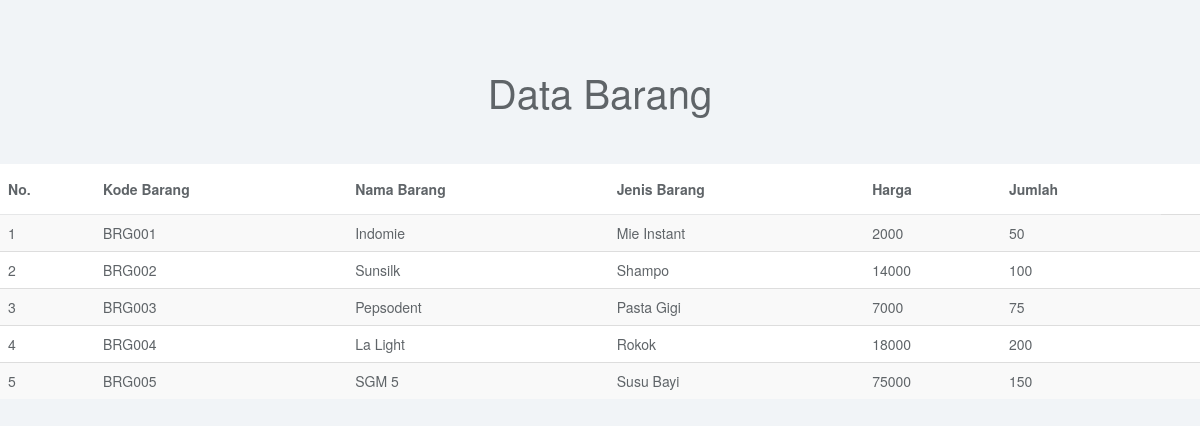
/laporan_barang.php, run on the app's committed database.
### tables this page shows
CREATE TABLE IF NOT EXISTS `barang` (
  `KodeBarang` varchar(10) NOT NULL DEFAULT '',
  `NamaBarang` varchar(50) DEFAULT NULL,
  `JenisBarang` varchar(20) DEFAULT NULL,
  `Harga` int(11) DEFAULT NULL,
  `Jumlah` int(11) DEFAULT NULL
);

### laporan_barang.php (the view, shortened to what this page needs)
<!doctype html>
<html>
<head>
<link href="css/bootstrap.min.css" rel="stylesheet">
<link href="css/datepicker3.css" rel="stylesheet">
<link href="css/styles.css" rel="stylesheet">
</head>
<body>
<div class="col-sm-20">
    	<h1 style="text-align: center;">Data Barang</h1>
        <br>
        <br>
         <div class="table-responsive">
         	<table class="table table-striped" >
            	<thead>
                	<tr>
                    	<th>No.</th>
                        <th>Kode Barang</th>
                        <th>Nama Barang</th>
                        <th>Jenis Barang</th>
                        <th>Harga</th>
                        <th>Jumlah</th>
                    </tr>
                 </thead>
                 <tbody>
                 		<?php
							$batas = 10;
			if (isset($_GET['hal'])) {
				$hal = ($_GET['hal']);
				$posisi = ($hal-1) *$batas;
			} else{
				$posisi = 0;
			}
   		if (isset($_POST['btnCari'])) {
			$sql = mysql_query("SELECT * FROM Barang WHERE NamaBarang LIKE '%".$_POST['txtCari']."%'
			ORDER BY KodeBarang LIMIT $posisi, $batas") or die (mysql_error());
		}
		else{
			$sql = mysql_query("SELECT * FROM Barang ORDER BY KodeBarang LIMIT $posisi, $batas")
			or die (mysql_error());
		}
							$no=1;
							while ($data = mysql_fetch_array($sql)) {
						?>
                        <tr>
                        	<td><?php echo $no; ?></td>
                            <td><?php echo $data['KodeBarang']; ?></td>
                            <td><?php echo $data['NamaBarang']; ?></td>
                            <td><?php echo $data['JenisBarang']; ?></td>
                            <td><?php echo $data['Harga']; ?></td>
                           	<td><?php echo $data['Jumlah']; ?></td>
    					    <td>
                            </td>
                          </tr>
                          	<?php
								$no++;
							}
							?>
                          </tbody>
                         </table>
                       </div>
                     </div>
</body>
</html>

### css/styles.css (style rules this page uses)
body { background: #f1f4f7; padding-top: 50px; color: #5f6468; }
h1, h2, h3, h4, h5, h6 { color: #5f6468; }
h1 { font-weight: 300; font-size: 40px; }
.table { background: #fff; }
.table>thead>tr>th { border-bottom: 1px solid #e6e7e8; vertical-align: middle; height: 50px; }

### data on the page
barang: KodeBarang "BRG001", NamaBarang "Indomie", JenisBarang "Mie Instant", Harga "2000", Jumlah "50"
barang: KodeBarang "BRG002", NamaBarang "Sunsilk", JenisBarang "Shampo", Harga "14000", Jumlah "100"
barang: KodeBarang "BRG003", NamaBarang "Pepsodent", JenisBarang "Pasta Gigi", Harga "7000", Jumlah "75"
barang: KodeBarang "BRG004", NamaBarang "La Light", JenisBarang "Rokok", Harga "18000", Jumlah "200"
barang: KodeBarang "BRG005", NamaBarang "SGM 5", JenisBarang "Susu Bayi", Harga "75000", Jumlah "150"
